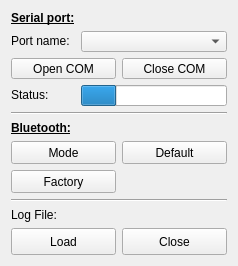
<?xml version="1.0" encoding="UTF-8"?>
<ui version="4.0">
 <class>W_Config</class>
 <widget class="QWidget" name="W_Config">
  <property name="geometry">
   <rect>
    <x>0</x>
    <y>0</y>
    <width>238</width>
    <height>266</height>
   </rect>
  </property>
  <property name="sizePolicy">
   <sizepolicy hsizetype="Minimum" vsizetype="Minimum">
    <horstretch>0</horstretch>
    <verstretch>0</verstretch>
   </sizepolicy>
  </property>
  <property name="windowTitle">
   <string>Form</string>
  </property>
  <layout class="QVBoxLayout" name="verticalLayout_2">
   <item>
    <layout class="QVBoxLayout" name="verticalLayout" stretch="2,0,1,0,1">
     <item>
      <layout class="QGridLayout" name="gridLayout">
       <property name="sizeConstraint">
        <enum>QLayout::SetDefaultConstraint</enum>
       </property>
       <property name="spacing">
        <number>6</number>
       </property>
       <item row="3" column="0">
        <widget class="QLabel" name="label_4">
         <property name="sizePolicy">
          <sizepolicy hsizetype="Fixed" vsizetype="Fixed">
           <horstretch>0</horstretch>
           <verstretch>0</verstretch>
          </sizepolicy>
         </property>
         <property name="minimumSize">
          <size>
           <width>40</width>
           <height>20</height>
          </size>
         </property>
         <property name="text">
          <string>Status:</string>
         </property>
        </widget>
       </item>
       <item row="1" column="0">
        <widget class="QLabel" name="label_2">
         <property name="sizePolicy">
          <sizepolicy hsizetype="Fixed" vsizetype="Fixed">
           <horstretch>0</horstretch>
           <verstretch>0</verstretch>
          </sizepolicy>
         </property>
         <property name="minimumSize">
          <size>
           <width>60</width>
           <height>20</height>
          </size>
         </property>
         <property name="text">
          <string>Port name:</string>
         </property>
        </widget>
       </item>
       <item row="3" column="1">
        <widget class="QProgressBar" name="comProgressBar">
         <property name="sizePolicy">
          <sizepolicy hsizetype="Expanding" vsizetype="Expanding">
           <horstretch>0</horstretch>
           <verstretch>0</verstretch>
          </sizepolicy>
         </property>
         <property name="minimumSize">
          <size>
           <width>60</width>
           <height>20</height>
          </size>
         </property>
         <property name="maximumSize">
          <size>
           <width>16777215</width>
           <height>16777215</height>
          </size>
         </property>
         <property name="value">
          <number>24</number>
         </property>
         <property name="textVisible">
          <bool>false</bool>
         </property>
        </widget>
       </item>
       <item row="1" column="1">
        <widget class="QComboBox" name="comPortComboBox">
         <property name="sizePolicy">
          <sizepolicy hsizetype="Expanding" vsizetype="Expanding">
           <horstretch>0</horstretch>
           <verstretch>0</verstretch>
          </sizepolicy>
         </property>
         <property name="minimumSize">
          <size>
           <width>140</width>
           <height>20</height>
          </size>
         </property>
         <property name="maximumSize">
          <size>
           <width>16777215</width>
           <height>16777215</height>
          </size>
         </property>
        </widget>
       </item>
       <item row="0" column="0">
        <widget class="QLabel" name="label">
         <property name="sizePolicy">
          <sizepolicy hsizetype="Fixed" vsizetype="Fixed">
           <horstretch>0</horstretch>
           <verstretch>0</verstretch>
          </sizepolicy>
         </property>
         <property name="text">
          <string>&lt;html&gt;&lt;head/&gt;&lt;body&gt;&lt;p&gt;&lt;span style=&quot; font-weight:600; text-decoration: underline;&quot;&gt;Serial port:&lt;/span&gt;&lt;/p&gt;&lt;/body&gt;&lt;/html&gt;</string>
         </property>
        </widget>
       </item>
       <item row="2" column="0" colspan="2">
        <layout class="QGridLayout" name="gridLayout_3">
         <item row="1" column="0">
          <widget class="QPushButton" name="openComButton">
           <property name="sizePolicy">
            <sizepolicy hsizetype="Expanding" vsizetype="Expanding">
             <horstretch>0</horstretch>
             <verstretch>0</verstretch>
            </sizepolicy>
           </property>
           <property name="minimumSize">
            <size>
             <width>100</width>
             <height>20</height>
            </size>
           </property>
           <property name="maximumSize">
            <size>
             <width>16777215</width>
             <height>16777215</height>
            </size>
           </property>
           <property name="baseSize">
            <size>
             <width>75</width>
             <height>0</height>
            </size>
           </property>
           <property name="text">
            <string>Open COM</string>
           </property>
          </widget>
         </item>
         <item row="1" column="1">
          <widget class="QPushButton" name="closeComButton">
           <property name="sizePolicy">
            <sizepolicy hsizetype="Expanding" vsizetype="Expanding">
             <horstretch>0</horstretch>
             <verstretch>0</verstretch>
            </sizepolicy>
           </property>
           <property name="minimumSize">
            <size>
             <width>100</width>
             <height>20</height>
            </size>
           </property>
           <property name="maximumSize">
            <size>
             <width>16777215</width>
             <height>16777215</height>
            </size>
           </property>
           <property name="baseSize">
            <size>
             <width>75</width>
             <height>0</height>
            </size>
           </property>
           <property name="text">
            <string>Close COM</string>
           </property>
          </widget>
         </item>
        </layout>
       </item>
      </layout>
     </item>
     <item>
      <widget class="Line" name="line_2">
       <property name="orientation">
        <enum>Qt::Horizontal</enum>
       </property>
      </widget>
     </item>
     <item>
      <layout class="QGridLayout" name="gridLayout_5">
       <item row="1" column="1">
        <widget class="QPushButton" name="pbBTdefault">
         <property name="sizePolicy">
          <sizepolicy hsizetype="Expanding" vsizetype="Expanding">
           <horstretch>0</horstretch>
           <verstretch>0</verstretch>
          </sizepolicy>
         </property>
         <property name="minimumSize">
          <size>
           <width>105</width>
           <height>23</height>
          </size>
         </property>
         <property name="maximumSize">
          <size>
           <width>16777215</width>
           <height>150</height>
          </size>
         </property>
         <property name="text">
          <string>Default</string>
         </property>
        </widget>
       </item>
       <item row="2" column="0">
        <widget class="QPushButton" name="pbBTfactory">
         <property name="sizePolicy">
          <sizepolicy hsizetype="Expanding" vsizetype="Expanding">
           <horstretch>0</horstretch>
           <verstretch>0</verstretch>
          </sizepolicy>
         </property>
         <property name="minimumSize">
          <size>
           <width>105</width>
           <height>23</height>
          </size>
         </property>
         <property name="maximumSize">
          <size>
           <width>16777215</width>
           <height>150</height>
          </size>
         </property>
         <property name="text">
          <string>Factory</string>
         </property>
        </widget>
       </item>
       <item row="1" column="0">
        <widget class="QPushButton" name="pbBTmode">
         <property name="sizePolicy">
          <sizepolicy hsizetype="Expanding" vsizetype="Expanding">
           <horstretch>0</horstretch>
           <verstretch>0</verstretch>
          </sizepolicy>
         </property>
         <property name="minimumSize">
          <size>
           <width>105</width>
           <height>23</height>
          </size>
         </property>
         <property name="maximumSize">
          <size>
           <width>16777215</width>
           <height>150</height>
          </size>
         </property>
         <property name="text">
          <string>Mode</string>
         </property>
        </widget>
       </item>
       <item row="0" column="0">
        <widget class="QLabel" name="label_7">
         <property name="sizePolicy">
          <sizepolicy hsizetype="Fixed" vsizetype="Fixed">
           <horstretch>0</horstretch>
           <verstretch>0</verstretch>
          </sizepolicy>
         </property>
         <property name="text">
          <string>&lt;html&gt;&lt;head/&gt;&lt;body&gt;&lt;p&gt;&lt;span style=&quot; font-weight:600; text-decoration: underline;&quot;&gt;Bluetooth:&lt;/span&gt;&lt;/p&gt;&lt;/body&gt;&lt;/html&gt;</string>
         </property>
        </widget>
       </item>
      </layout>
     </item>
     <item>
      <widget class="Line" name="line">
       <property name="orientation">
        <enum>Qt::Horizontal</enum>
       </property>
      </widget>
     </item>
     <item>
      <layout class="QGridLayout" name="gridLayout_2">
       <item row="1" column="0">
        <widget class="QPushButton" name="pbLoadLogFile">
         <property name="sizePolicy">
          <sizepolicy hsizetype="Expanding" vsizetype="Expanding">
           <horstretch>0</horstretch>
           <verstretch>0</verstretch>
          </sizepolicy>
         </property>
         <property name="minimumSize">
          <size>
           <width>100</width>
           <height>20</height>
          </size>
         </property>
         <property name="maximumSize">
          <size>
           <width>16777215</width>
           <height>150</height>
          </size>
         </property>
         <property name="baseSize">
          <size>
           <width>75</width>
           <height>0</height>
          </size>
         </property>
         <property name="text">
          <string>Load</string>
         </property>
        </widget>
       </item>
       <item row="1" column="1">
        <widget class="QPushButton" name="pbCloseLogFile">
         <property name="sizePolicy">
          <sizepolicy hsizetype="Expanding" vsizetype="Expanding">
           <horstretch>0</horstretch>
           <verstretch>0</verstretch>
          </sizepolicy>
         </property>
         <property name="minimumSize">
          <size>
           <width>100</width>
           <height>20</height>
          </size>
         </property>
         <property name="maximumSize">
          <size>
           <width>16777215</width>
           <height>150</height>
          </size>
         </property>
         <property name="text">
          <string>Close</string>
         </property>
        </widget>
       </item>
       <item row="0" column="0">
        <widget class="QLabel" name="label_8">
         <property name="sizePolicy">
          <sizepolicy hsizetype="Fixed" vsizetype="Fixed">
           <horstretch>0</horstretch>
           <verstretch>0</verstretch>
          </sizepolicy>
         </property>
         <property name="text">
          <string>&lt;html&gt;&lt;head/&gt;&lt;body&gt;&lt;p&gt;&lt;span style=&quot; font-weight:600; text-decoration: underline;&quot;&gt;Log File:&lt;/span&gt;&lt;/p&gt;&lt;/body&gt;&lt;/html&gt;</string>
         </property>
        </widget>
       </item>
      </layout>
     </item>
    </layout>
   </item>
  </layout>
 </widget>
 <tabstops>
  <tabstop>comPortComboBox</tabstop>
  <tabstop>openComButton</tabstop>
  <tabstop>closeComButton</tabstop>
  <tabstop>pbBTmode</tabstop>
  <tabstop>pbLoadLogFile</tabstop>
  <tabstop>pbCloseLogFile</tabstop>
 </tabstops>
 <resources/>
 <connections/>
</ui>
